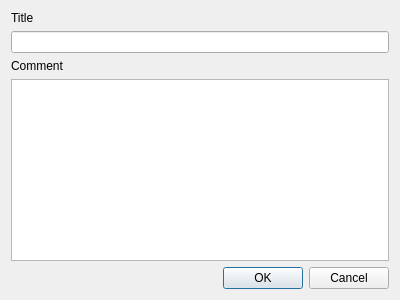
<?xml version="1.0" encoding="UTF-8"?>
<ui version="4.0">
 <class>SongTitleDialog</class>
 <widget class="QDialog" name="SongTitleDialog">
  <property name="geometry">
   <rect>
    <x>0</x>
    <y>0</y>
    <width>400</width>
    <height>300</height>
   </rect>
  </property>
  <property name="windowTitle">
   <string>Edit song info</string>
  </property>
  <layout class="QVBoxLayout" name="verticalLayout">
   <item>
    <widget class="QLabel" name="label">
     <property name="text">
      <string>Title</string>
     </property>
    </widget>
   </item>
   <item>
    <widget class="QLineEdit" name="titleLineEdit"/>
   </item>
   <item>
    <widget class="QLabel" name="label_2">
     <property name="text">
      <string>Comment</string>
     </property>
    </widget>
   </item>
   <item>
    <widget class="QTextEdit" name="commentTextEdit">
     <property name="acceptRichText">
      <bool>false</bool>
     </property>
    </widget>
   </item>
   <item>
    <widget class="QDialogButtonBox" name="buttonBox">
     <property name="orientation">
      <enum>Qt::Horizontal</enum>
     </property>
     <property name="standardButtons">
      <set>QDialogButtonBox::Cancel|QDialogButtonBox::Ok</set>
     </property>
    </widget>
   </item>
  </layout>
 </widget>
 <resources/>
 <connections>
  <connection>
   <sender>buttonBox</sender>
   <signal>accepted()</signal>
   <receiver>SongTitleDialog</receiver>
   <slot>accept()</slot>
   <hints>
    <hint type="sourcelabel">
     <x>248</x>
     <y>254</y>
    </hint>
    <hint type="destinationlabel">
     <x>157</x>
     <y>274</y>
    </hint>
   </hints>
  </connection>
  <connection>
   <sender>buttonBox</sender>
   <signal>rejected()</signal>
   <receiver>SongTitleDialog</receiver>
   <slot>reject()</slot>
   <hints>
    <hint type="sourcelabel">
     <x>316</x>
     <y>260</y>
    </hint>
    <hint type="destinationlabel">
     <x>286</x>
     <y>274</y>
    </hint>
   </hints>
  </connection>
 </connections>
</ui>
